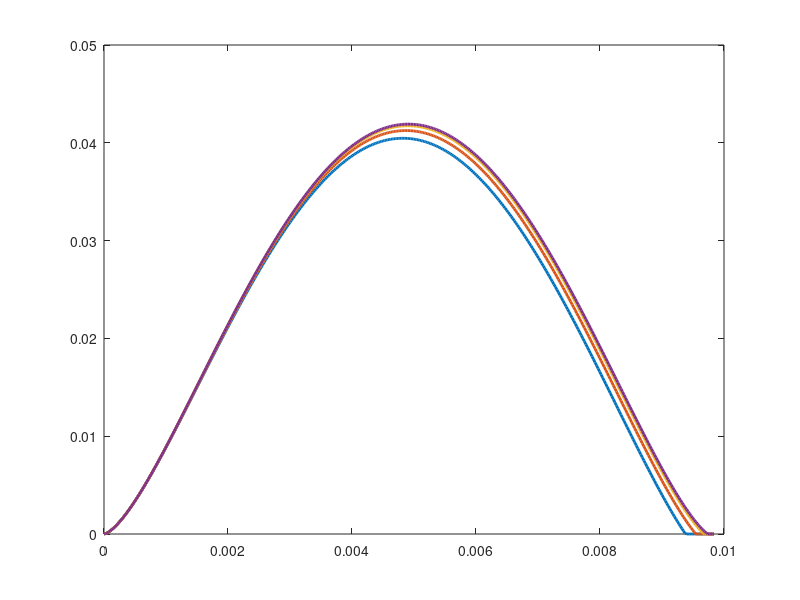

Write MATLAB code to recreate this figure. (Note: this script raises an error after producing the figure.)
close all 
clear all
cd 'M:\Rheometer\scripts'
% Calculate force on particles using Jian et al, Powder Technology 350
% (2019), p 51.  Equation 14, 17, and 23


%  Based on a standard linear solid (spring in parallel with MAxwell
%  element)
%
% Ge=1.25e+04;  % shear modulus at t->inf
% G1=0.25*Ge; % "relaxable" part of shear modulus 
% eta=1; %viscosity
% vp=0.5;  %Poisson ratio
% T= 100%0.05*(1/(5.6164e-04)); %relaxation time
% R=(18.5/2)/1000;   %sphere radius
% Rstar=R/2;   %1/R=1/R1+1/R2
% str_ain=0.018;
% dmax=str_ain*2*2*R;  % deformation of sphere when they are exactly on top of each other
% y=2*R-dmax;  %vertical distance between centers of spheres


Ge=0.45e+04;  % shear modulus at t->inf
G1=4.0*Ge; % "relaxable" part of shear modulus 
eta=1; %viscosity
vp=0.5;  %Poisson ratio
T= 2000%0.05*(1/(5.6164e-04)); %relaxation time
R=(18.5/2)/1000;   %sphere radius
Rstar=R/2;   %1/R=1/R1+1/R2
str_ain=0.018;
dmax=str_ain*2*2*R;  % deformation of sphere when they are exactly on top of each other
y=2*R-dmax;  %vertical distance between centers of spheres



v_char=sqrt(4*R^2-y^2)/T;
geometric_travel=sqrt(4*R^2-y^2)/T;

v_fact=2.38e-5*[1 2 5 10]%*logspace(-4,4,91);
col=hsv(2*length(v_fact));
mu=5e-3;



for m=1:length(v_fact)
% m=1;
v=v_fact(m);%*3.96e-04;  %velocity of moving sphere
 
%define t=to and x=0 as point where spheres are on top of each other and 
%time of first contact:d=2*R
 
to=sqrt(4*R^2-y^2)/v;  %time at which beads are on top of each other
dt=to/200;  %time increment
t=[0:dt:2*to];   
x=v*(t); %x-position of sphere
xo=v*to;%x-position of fixed sphere
d=sqrt(y^2+(x-xo).^2); 
del=(2*R-d); %indentation
%  
% ddeldt=-v^2*(t-to)./(2*d); %ddelta/dt=-0.5dd/dt=-(x/2d)*v
 
%Elastic Hertzian part:
Fe=(4*Ge*sqrt(Rstar)/(3*(1-vp)))*del.^(3/2);  %elastic force

force_struct(m).x=x;
force_struct(m).Fe=Fe;
force_struct(m).Fe_hz=((x-xo).*Fe./d);

force_struct(m).del=del;

%Dissipation during elastic contact

dissipation_elastic_x(m)=trapz(x,((x-xo).*Fe./d));
 
%Dissipative part:
pref=4*sqrt(Rstar)/(2*(1-vp));
ds=dt/500;  %time step for numerical integration (eq 23)
Fd=zeros(size(t));
 
for i=2:length(t)
    s=[0:ds:t(i)];
    xi=v*(s);
    di=sqrt(y^2+(xi-xo).^2);
    deli=(2*R-di);
    d12i=deli.^(1/2);
    ddoti=-(xi-xo)*v./(2*di);
    del_t=t(i)-s;
    expo=exp(-(del_t)/T);
    integ(i).arr=G1*exp(-(del_t)/T).*d12i.*ddoti;
    Fd(i)=pref*trapz(s,integ(i).arr); %numerical integral for Fd
end

force_struct(m).Fd=Fd;

Res(m,:)=Fe+Fd;
force_struct(m).Res=Fe+Fd;
force_struct(m).Res_x=(x-xo).*(Fe+Fd)./d;
force_struct(m).x=x;

trigger_val=0;
x_zero(m)=x(end);
[max_Res,max_Res_pos]=max(Res(m,:));
[min_Res,min_Res_pos]=min(Res(m,:));
for i=min(min_Res_pos,max_Res_pos)+10:max(min_Res_pos,max_Res_pos)-1
    if or(and(Res(m,i)<0,Res(m,i+1)>0),and(Res(m,i)>0,Res(m,i+1)<0))
        zero_fit=polyfit(x(i:i+1),Res(m,i:i+1),1);
        x_zero_array=x(i:i+1);
        y_zero_array=Res(m,i:i+1);
        x_zero(m)=-zero_fit(2)/zero_fit(1);
        trigger_val=1;
        break
    end
end


if trigger_val==1
    x_cut(m).contact_length=[(x(1:i)),(x_zero(m))];
    res_cut(m).resultant_viscoelastic=[Res(m,1:i),0];
    res_cut(m).resultant_viscoelastic_x=[(x(1:i)-xo).*Res(m,1:i)./d(1:i),0];
else
    x_cut(m).contact_length=x;
    res_cut(m).resultant_viscoelastic=Res(m,:);
    res_cut(m).resultant_viscoelastic_x=(x-xo).*Res(m,:)./d;
end

dissipation(m)=trapz((x_cut(m).contact_length),(res_cut(m).resultant_viscoelastic_x));

%% friction dissipation
res_cut(m).friction=mu*res_cut(m).resultant_viscoelastic;

if trigger_val==1
res_cut(m).friction_x= [mu*y*Res(m,1:i)./d(1:i),0];%y*res_cut(m).friction(m,:)./[d(1:i),0];
else
res_cut(m).friction_x= mu*y*Res(m,:)./d;%y*res_cut(m).friction(m,:)./[d(1:i),0];    
end

res_cut(m)
res_cut(m).resultant_x=res_cut(m).resultant_viscoelastic_x-res_cut(m).friction_x;

dissipation_friction(m)=trapz(x_cut(m).contact_length,res_cut(m).friction_x);


for i=1:length(Res(m,:))
    if and(Fe(i)>0,Res(m,i)>0)
        Res_mod(m,i)=Res(m,i);
    elseif and(Fe(i)<0,Res(m,i)<0)
        Res_mod(m,i)=Res(m,i);
    else
       Res_mod(m,i)=0;   
    end
end

Array=Res_mod(m,2:end);
cross_end_index(m)=find(Array==0,1,'first')+1;
x_end(m)=x(cross_end_index(m));
dist_char(m)=v*T;

%Frictional Part
FF=mu*Res_mod(m,:);



FxH(m,:)=(x-xo).*Fe./d;  %x-component for force, Hertz contribution
FyH(m,:)=y.*Fe./d;  %y-component for force, Hertz contribution
FxD(m,:)=(x-xo).*Fd./d;  %x-component for force, dissipative contribution
FyD(m,:)=y.*Fd./d;  %y-component for force, dissipative contribution

Resx(m,:)= (x-xo).*Res_mod(m,:)./d;
Resy(m,:)= y.*Res_mod(m,:)./d;
FxF(m,:)=y.*FF./d;  %x-component for force, Frictional contribution
FyF(m,:)=(x-xo).*FF./d; %y-component for force, Frictional contribution


x_plot(m,:)=x;

%% minimum cycle length
x_geometric(m)=x(end);


%% clear used variables
clear Fe Fd FF x d v dt t del pref ds i s xi di deli d12i ddoti del_t expo integ trigger_val max_Res max_Res_pos ...
    min_Res min_Res_pos zero_fit x_zero_array y_zero_array Array FF5

%% dissipation
% in the direction of contact


end
%% plot vertical forces for paper
f=figure
for i=1:m
    name_tag=sprintf('%0.2e',v_fact(i));
    plot(x_plot(i,:),Resy(i,:)+FyF(i,:),"DisplayName",name_tag,'LineWidth',2)
    hold on
end
yline(0,"DisplayName","Baseline")
hold off
xlim([0 10e-3])
ylim([-10e-3 50e-3])
xlabel("$\theta$ [m]",'Interpreter','latex')
ylabel("$F_v$ [N]",'Interpreter','latex')
lgd = legend('Location','south','Interpreter','latex');
lgd_title=sprintf('v [m/s]')
lgd.Title.String = lgd_title;
lgd.FontSize = 18;
ax1 = gca;
ax1.LineWidth=2;
ax1.FontSize = 20;
ax1.YAxis.Exponent = -3;
ax1.XAxis.Exponent = -3;
axis('square')
f.Position=[200 300 560 500]
AddLetters2Plots({ax1},{'b)'}, 'HShift', 0.06, 'VShift', 0, 'FontSize', 18)
saveas(gcf,'M:\paper_writing\inter_particle_shear\ver_force_vs_disp_simulation.svg')
saveas(gcf,'M:\paper_writing\inter_particle_shear\ver_force_vs_disp_simulation','epsc')

%% minimum cycle length
normalized_x=x_zero./x_geometric;
normalized_vel=v_fact/v_char;
[x_min,x_min_pos]=min(normalized_x);
vel_min_x_norm=normalized_vel(x_min_pos);
% 
% 
%%
figure
scatter(v_fact,x_zero)

%%
figure
plot(Resx(1,:))
hold on
plot(Resx(1,:)-FxF(1,:))
yline(0)
hold off

figure
plot(Resy(1,:))
hold on
plot(Resy(1,:)+FyF(1,:))
yline(0)
hold off


%% plots

% figure
% plot(x_plot(m,:),force_struct(m).Fe,'DisplayName','Hertz Model')
% hold on
% for m =1:length(v_fact)
% %   plot(x_plot(m,:),Res(m,:),'DisplayName', strcat('velocity ',string(compose("%5.2e",v*v_fact(m)))),'LineStyle','--')
%     plot(x_plot(m,:),Res(m,:),'DisplayName', strcat('velocity ',string(compose("%5.2e",v_fact(m)))),'LineStyle','-','Color',col(m+1,:))  
%     
%     hold on
%     plot(x_zero_array,y_zero_array,'o')
%     plot(x_plot(m,:),Res_mod(m,:),'DisplayName', strcat('velocity ',string(compose("%5.2e",v_fact(m)))),'LineStyle','--','Color',col(m,:))
% 
%   
%   
% %   xline(x_end(m),'Color',col(m,:))
% end
% % yline(0)
% hold off
% 
% figure 
% plot(x_plot(m,:),FxH(m,:),'DisplayName','Hertz Model')
% hold on
% for m =1:length(v_fact)
% % plot(x_plot(m,:),FxD(m,:),'DisplayName',strcat('distance scale  ',string(compose("%5.2e",v*v_fact(m)*T))),'Color',col(m,:))
% plot(x_plot(m,:),Resx(m,:)-FxF(m,:),'DisplayName', strcat('velocity ',string(compose("%5.2e",v*v_fact(m)))),'LineStyle','--')
% 
% 
% end
% yline(0)
% xline(0)
% hold off
% xlabel("Displacement")
% ylabel("Horizontal component of forces")
% legend('Location','southeast')
% set(gca,'FontSize',12)
% 
% saveas(gcf,'/home/ubuntu_pcc3/Downloads/matlab_script-examples/plots/dissipative','epsc')
 
% 
% 
% figure 
% plot(x_plot(m,:),FyH(m,:),'DisplayName','Hertz Model')
% hold on
% for m =1:length(v_fact)
% % plot(x_plot(m,:),FxD(m,:),'DisplayName',strcat('distance scale  ',string(compose("%5.2e",v*v_fact(m)*T))),'Color',col(m,:))
% plot(x_plot(m,:),Resy(m,:)-FyF(m,:),'DisplayName', strcat('velocity ',string(compose("%5.2e",v*v_fact(m)))),'LineStyle','--')
% 
% 
% end
% yline(0)
% xline(0)
% hold off
% xlabel("Displacement")
% ylabel("Vertical component of forces")
% legend('Location','southeast')
% %figure,hold on
% %plot(x,FxH,'b')
% %plot(x,FxD+FxH,'r')

% x vs. Hz elastic force
figure
plot(force_struct(1).x,-force_struct(1).Fe_hz,'DisplayName','Elastic')
yline(0,'HandleVisibility','off')
xline(force_struct(1).x(end)/2,'HandleVisibility','off')
hold off
legend
xlabel('displacement (m)')
ylabel('Forces in Horizontal direction(N)')
% ylabel({'Elastic'; 'normalized';'by';'maximum(1)'},'HorizontalAlignment','right')
% set(get(gca,'ylabel'),'rotation',0)

% x vs. Hz force
figure
plot(force_struct(1).x,force_struct(1).del/max(force_struct(1).del),'DisplayName','Geometeric overlap')
hold on
plot(force_struct(1).x,force_struct(1).Res/max(force_struct(1).Res),'DisplayName','Forces Viscous+elastic')
yline(0,'HandleVisibility','off')
hold off
legend
xlabel('dispacement (m)')
ylabel({'Value'; 'normalized';'by';'maximum(1)'},'HorizontalAlignment','right')
set(get(gca,'ylabel'),'rotation',0)




% %% contact length variation discrete
% figure
% loglog(v_fact,x_end,'DisplayName','Simulation Data')
% hold on
% xline(v_char,'DisplayName','Chracteristic velocity')
% hold off
% xlabel('velocity of moving probe(m/s)')
% ylabel('Length of contact(m)')
% title('Variation of contact length for 18.5 \phi spheres inter-particle shear')
% legend

%% normalized
figure
loglog(normalized_vel,normalized_x,'DisplayName','Simulation Data')
hold off
xlabel('velocity of moving probe/characteristic velocity')
ylabel({'Resultant Length'; 'of contact/'; 'geometric';'contact length'},'HorizontalAlignment','right')
set(get(gca,'ylabel'),'rotation',0)
title('Variation of contact length for 18.5 \phi spheres inter-particle shear')


figure
loglog(normalized_vel,dissipation/max(abs(dissipation)),'DisplayName','Dissipation')
yyaxis left
xlabel('velocity of moving probe/characteristic velocity')
ylabel('Dissipation x(J)/max dissipation(J)')
hold on
loglog(normalized_vel,normalized_x,'DisplayName','normailzed contact length')
yyaxis right
hold on
xline(vel_min_x_norm,'DisplayName','minimum contact length')
hold off
ylabel('Resultant Length of contact/geometric contact length')
set(get(gca,'ylabel'),'rotation',0)
title('contact length variation for 18.5mm \phi spheres')
legend

figure
loglog(normalized_vel,abs(dissipation),'DisplayName','Viscous')
hold on
loglog(normalized_vel,abs(dissipation_friction),'DisplayName','Friction')
loglog(normalized_vel,abs(dissipation_friction)+abs(dissipation),'DisplayName','Effective')
hold off
xlabel('velocity of moving probe/characteristic velocity')
ylabel('Dissipation x(J)')
set(get(gca,'ylabel'),'rotation',0)

figure
loglog(normalized_vel,abs(dissipation_friction),'DisplayName','Friction')
xlabel('velocity of moving probe/characteristic velocity')
ylabel('Dissipation x(J)')
set(get(gca,'ylabel'),'rotation',0)

figure
loglog(normalized_vel,abs(dissipation)./abs(dissipation_friction),'DisplayName','Viscous/Friction')
hold on
yline(1)
xline(1)
xline(10)
hold off
xlabel('velocity of moving probe/characteristic velocity')
ylabel('Viscous Dissipation x/Friction dissipation x')
set(get(gca,'ylabel'),'rotation',0)

figure
plot(normalized_x(1:floor(end/2)),abs(dissipation(1:floor(end/2))))
hold on
plot(normalized_x(floor(end/2): end),abs(dissipation(floor(end/2): end)))
hold off
set(get(gca,'ylabel'),'rotation',0)

figure
loglog(normalized_vel,abs(dissipation))


%%% plots for presentation

% figure;plot(x,-FxH(1,:));hold on;yline(0);xline(x(end)/2);hold off;xlabel('Displacement (m)');ylabel('Hz Forces (N)')

figure
plot(force_struct(1).x,-force_struct(1).Fe_hz,'DisplayName','Hertz');hold on;
plot(force_struct(1).x,-force_struct(1).Res_x,'DisplayName','Dissipative+Hertz')
yline(0,'HandleVisibility','off')
hold off
xlabel('Displacement (m)')
ylabel('Horizontal Force (N)')

figure
plot(force_struct(1).x,-force_struct(1).Fe_hz,'DisplayName','Hertz');hold on;
plot(x_cut(1).contact_length,-res_cut(1).resultant_viscoelastic_x,'DisplayName','Dissipative+Hertz')
yline(0,'HandleVisibility','off')
hold off
xlabel('Displacement (m)')
ylabel('Horizontal Force (N)')

figure
plot(force_struct(1).x/R,-force_struct(1).Fe_hz/dmax,'DisplayName','Hertz');hold on;
plot(x_cut(1).contact_length/R,-res_cut(1).resultant_x/dmax,'DisplayName','Hertz+Friction')
plot(x_cut(1).contact_length/R,-res_cut(1).friction_x/dmax,'DisplayName','Friction')
yline(0,'HandleVisibility','off')
xline(force_struct(1).x(end)/2,'HandleVisibility','off')
hold off
xlabel('^{Displacement}/_{Avg. Radius}')
ylabel('^{Horizontal Force(N)}/_{Max. overlap(m)}')
legend


figure
plot(force_struct(1).x/R,-force_struct(1).Fe_hz/dmax,'DisplayName','Hertz','LineStyle','--');
hold on;
for i=1:length(v_fact)
plot(x_cut(i).contact_length/R,-res_cut(i).resultant_x/dmax,'HandleVisibility','off')
end
yline(0,'HandleVisibility','off')
hold off
xlabel('^{Displacement}/_{Avg. Radius}')
ylabel('^{Horizontal Force(N)}/_{Max. overlap(m)}')

figure
plot(force_struct(1).x,-force_struct(1).Fe_hz,'DisplayName','Hertz');hold on;
plot(x_cut(1).contact_length,-res_cut(1).resultant_x,'DisplayName','Hertz+Dissipation+Friction')
plot(x_cut(1).contact_length,-res_cut(1).friction_x,'DisplayName','Friction')
yline(0,'HandleVisibility','off')
xline(force_struct(1).x(end)/2,'HandleVisibility','off')
hold off
xlabel('Displacement (m)')
ylabel('Horizontal Force(N)')
legend('Location','southwest')


figure
plot(force_struct(1).x,-force_struct(1).Fe_hz,'DisplayName','Hertz');hold on;

plot(x_cut(1).contact_length,-res_cut(1).resultant_viscoelastic_x,'DisplayName','Dissipation+Hertz')
yline(0,'HandleVisibility','off')
xline(force_struct(1).x(end)/2,'HandleVisibility','off')
hold off
xlabel('Displacement (m)')
ylabel('Horizontal Force (N)')
legend('Location','southwest')
%% plots for paper
figure
subplot(2,2,1)
plot(force_struct(1).x,-force_struct(1).Fe_hz,'DisplayName','Hertz')
[ymin,idx_min] = min(-force_struct(1).Fe_hz) ;
[ymax,idx_max] = max(-force_struct(1).Fe_hz) ; 
text(force_struct(1).x(idx_min),ymin,['t: ' num2str(ymin)]);
text(force_struct(1).x(idx_max),ymax,['p: ' num2str(ymax)]);

yline(0,'HandleVisibility','off')
xline(force_struct(1).x(end)/2,'HandleVisibility','off')
hold off
legend('Location','southwest')
xlabel('displacement (m)')
ylabel('Horizontal Force(N)')

subplot(2,2,2)
plot(force_struct(1).x,-force_struct(1).Fe_hz,'DisplayName','Hertz');hold on;
plot(x_cut(1).contact_length,-res_cut(1).resultant_viscoelastic_x,'DisplayName','Dissipation+Hertz')
yline(0,'HandleVisibility','off')
xline(force_struct(1).x(end)/2,'HandleVisibility','off')
hold off
xlabel('Displacement (m)')
ylabel('Horizontal Force (N)')
legend('Location','southwest')

subplot(2,2,3)
plot(force_struct(1).x,-force_struct(1).Fe_hz,'DisplayName','Hertz');hold on;
plot(x_cut(1).contact_length,-res_cut(1).resultant_x,'DisplayName','Hertz+Dissipation+Friction')
plot(x_cut(1).contact_length,-res_cut(1).friction_x,'DisplayName','Friction')
yline(0,'HandleVisibility','off')
xline(force_struct(1).x(end)/2,'HandleVisibility','off')
hold off
xlabel('Displacement (m)')
ylabel('Horizontal Force(N)')
legend('Location','southwest')


subplot(2,2,4)
% plot(force_struct(1).x,-force_struct(1).Fe_hz,'DisplayName','Hertz','LineStyle','--');
% hold on;
for i=1:length(v_fact)
    name_tag=sprintf('%d',v_fact(i))
plot(x_cut(i).contact_length,-res_cut(i).resultant_x,'DisplayName',name_tag)
hold on
end
yline(0,'HandleVisibility','off')
hold off
xlabel('Displacement (m)')
ylabel('Horizontal Force(N)')
lgd = legend('Location','southwest');
lgd.Title.String = 'Rotational Speed (m/s)';

%% Hz force simulation
f=figure
plot(force_struct(1).x,-force_struct(1).Fe_hz,'DisplayName','Hertz');
hold on;
plot(x_cut(1).contact_length,-res_cut(1).resultant_x,'DisplayName','Hertz+Dissipation+Friction')
yline(0,'HandleVisibility','off')
xline(force_struct(1).x(end)/2,'HandleVisibility','off')
hold off
[ymin,idx_min] = min(-res_cut(1).resultant_x) ;
[ymax,idx_max] = max(-res_cut(1).resultant_x) ; 
text(force_struct(1).x(idx_min),ymin,['t: ' num2str(round(ymin,4))],'FontSize',18);
text(force_struct(1).x(idx_max),ymax,['p: ' num2str(round(ymax,4))],'FontSize',18);
% xlim([0.0045 0.0175])
xlabel("$\theta$ [m]",'Interpreter','latex')
ylabel("$F_h$ [N]",'Interpreter','latex')
ax1 = gca;
ax1.LineWidth=2;
ax1.FontSize = 20;
ax1.YAxis.Exponent = -3;
ax1.XAxis.Exponent = -3;
axis('square')
f.Position=[200 300 560 500]
AddLetters2Plots({ax1},{'a)'}, 'HShift', 0.06, 'VShift', 0, 'FontSize', 18)
% saveas(gcf,'M:\paper_writing\inter_particle_shear\hz_force_vs_disp_ampdiff.svg')
% saveas(gcf,'M:\paper_writing\inter_particle_shear\hz_force_vs_disp_ampdiff','epsc')

